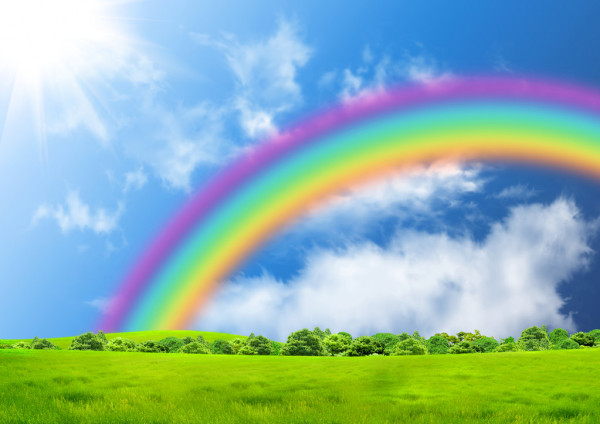
#> input picture Homework 4/image.png, 600 x 424 px
$ python Task.py
#> lines starting #> are read from the running program, lines starting #| are printed output that depends on the picture
# Homework 4
# 1) Corrupt an image with salt-and-pepper noise (using adjustable proportions for salt-and-pepper noise, e.g. from 10
# to 90%)
# 2) Filter the image with Averaging, Median, Gaussian blur, and Bilateral Filtering using OpenCV, and compare
# the result images

import numpy as np
import cv2 as cv


def nothing(x):
    pass


def salt_pepper_noise(input_image, probability):
    '''
    Corrupt an input image with salt-and-pepper noise
    '''
    output_noise_img = input_image.copy()
    if len(input_image.shape) == 2:
        black = 0
        white = 255
    else:
        colorspace = input_image.shape[2]
        if colorspace == 3:
            black = np.array([0, 0, 0])
            white = np.array([255, 255, 255])
        else:
            black = np.array([0, 0, 0, 255])
            white = np.array([255, 255, 255, 255])
    probs = np.random.random(output_noise_img.shape[:2])
    output_noise_img[probs < (probability / 2)] = black
    output_noise_img[probs > 1 - (probability / 2)] = white
    return output_noise_img


source_image = cv.imread('image.png')
#> source_image is the input picture: shape (424, 600, 3); mean B, G, R 171, 181.1, 140.8
# source_image = cv.imread('image_face.jpg')

scale_percent = 80

width = int(source_image.shape[1] * scale_percent / 100)
#> width = 480
height = int(source_image.shape[0] * scale_percent / 100)
#> height = 339
dim = (width, height)
#> dim = (480, 339)

image = cv.resize(source_image, dim, interpolation=cv.INTER_AREA)

prob = 0
last_prob = 1

cv.namedWindow('source_image')
cv.createTrackbar('Prob', 'source_image', 0, 100, nothing)
#> slider 'Prob' is set to 33

while True:
    prob = cv.getTrackbarPos('Prob', 'source_image')

    k = cv.waitKey(1)
#> (key q is pressed here)

    if prob != last_prob:

        cv.imshow('source_image', image)
        noise_image = salt_pepper_noise(image, float(prob) / 100)
#> in salt_pepper_noise, `output_noise_img[probs > 1 - (probability / 2)] = white`:
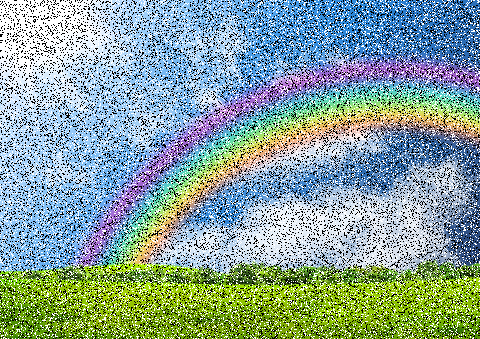
#> output_noise_img: shape (339, 480, 3); mean B, G, R 156.3, 163.2, 136.2
        averaging_blur = cv.blur(noise_image, ksize=(15, 15))
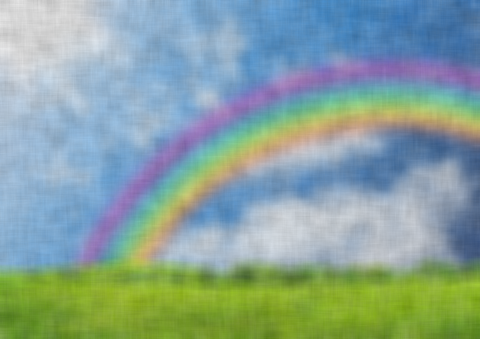
#> averaging_blur: shape (339, 480, 3); mean B, G, R 156.3, 163.2, 136.2
        median_blur = cv.medianBlur(noise_image, ksize=15)
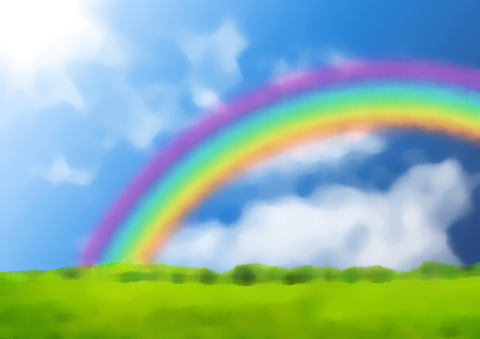
#> median_blur: shape (339, 480, 3); mean B, G, R 170.9, 181.5, 141.1
        gaussian_blur = cv.GaussianBlur(noise_image, ksize=(15, 15), sigmaX=0, sigmaY=0)
        bilateral_filter = cv.bilateralFilter(src=noise_image, d=9, sigmaColor=75, sigmaSpace=75)

        cv.imshow('noise_image', noise_image)
        cv.imshow('averaging_blur', averaging_blur)
        cv.imshow('median_blur', median_blur)
        cv.imshow('gaussian_blur', gaussian_blur)
        cv.imshow('bilateral_filter', bilateral_filter)

    last_prob = prob

    if k == ord('q'):
        cv.destroyAllWindows()
        break

$ run again, with Homework 4/image_face.jpg saved as Homework 4/image.png
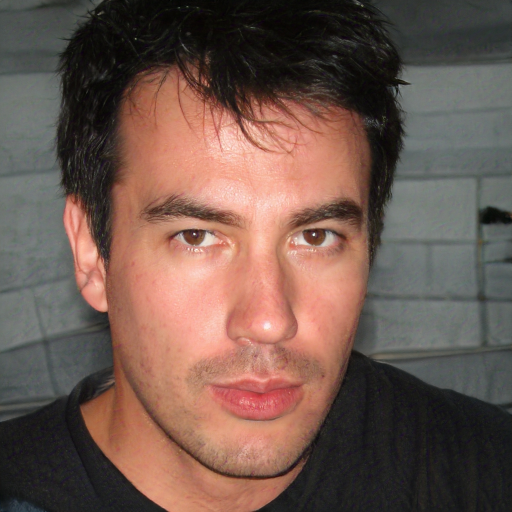
#> input picture Homework 4/image_face.jpg, 1024 x 1024 px (shown at 1/2 size)
#> source_image is the input picture: shape (1024, 1024, 3); mean B, G, R 78.6, 87.7, 111.6
#> in salt_pepper_noise, `output_noise_img[probs > 1 - (probability / 2)] = white`:
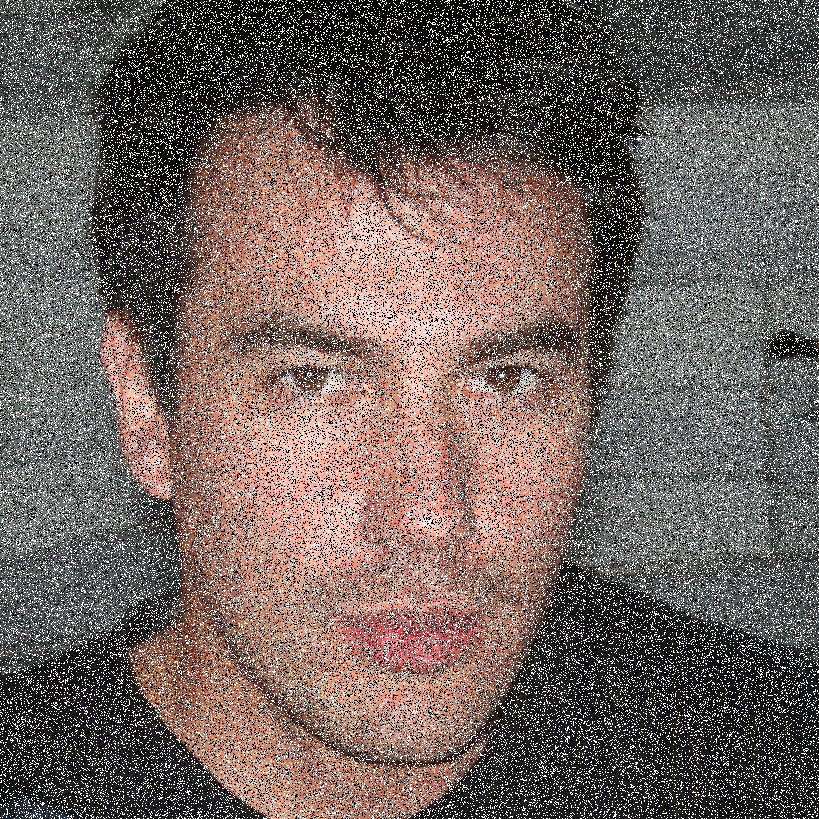
#> output_noise_img: shape (819, 819, 3); mean B, G, R 94.7, 100.8, 116.8
#> `averaging_blur = cv.blur(noise_image, ksize=(15, 15))`:
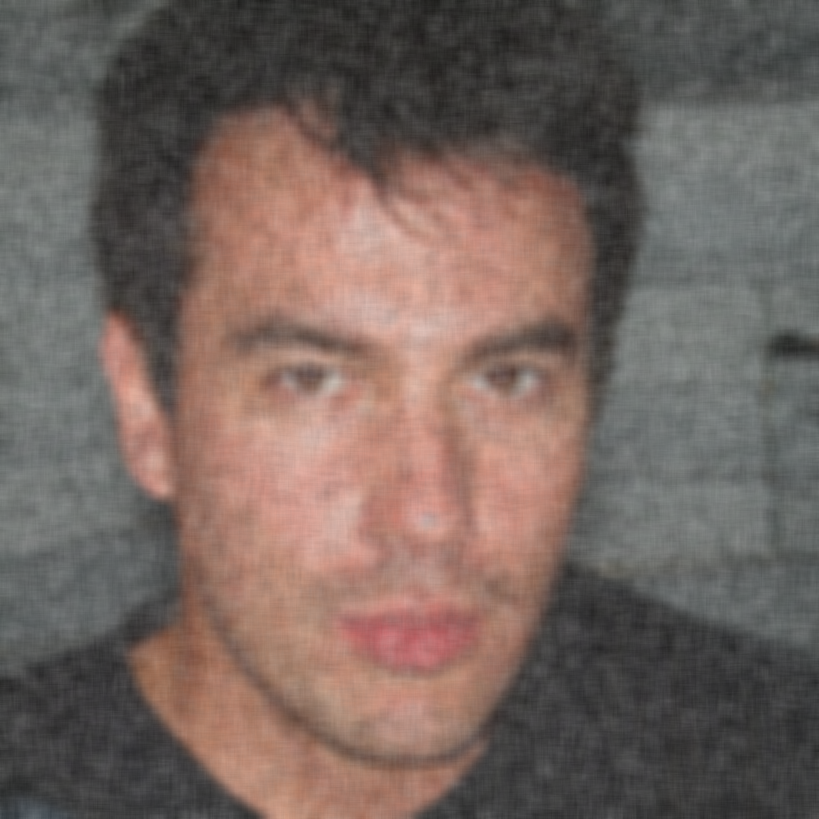
#> averaging_blur: shape (819, 819, 3); mean B, G, R 94.7, 100.8, 116.8
